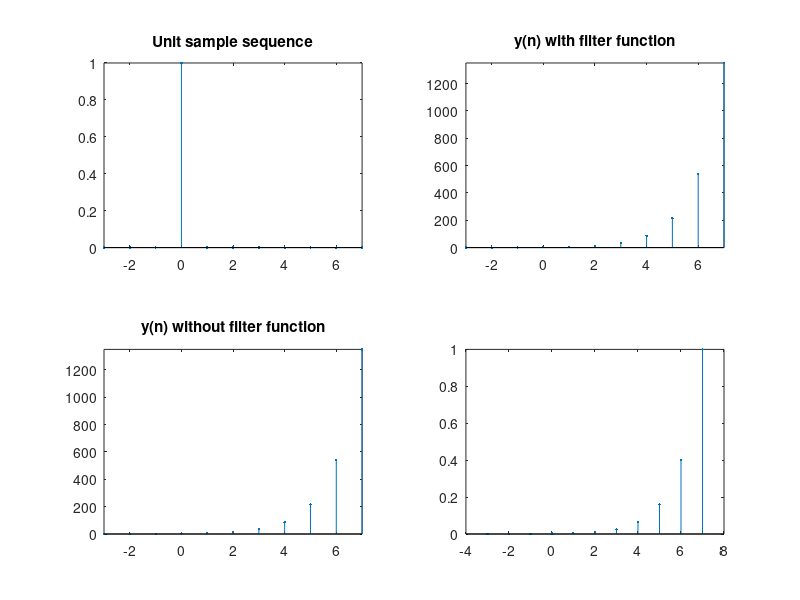

Here is the MATLAB script that generated this plot:
clc; #... Clear command line
clear all; #... Clear variables
close all; #... Clear figures

#... Generating a unit impulse signal
n = -3:1:7; #... n = [-3 ... -1 0 1 ... 7]
x = zeros(1,length(n)); #... x = [0 0 0 ... 0 0 0]
index = find(n == 0); #... Index where n=0
x(index) = 1; #... x = [... 0 1 0 ...]
subplot(2,2,1);
stem(n,x,".");
title("Unit sample sequence");
axis tight;

#... With filter function
b = [5 0 -4 1]; #... Coefficients of x
a = [2 -5] #... Coefficients of y
#... 2*y(n)-5*y(n-1) = 5*x(n)-4*x(n-2)+1*x(n-3)
y = filter(b,a,x);
subplot(2,2,2);
stem(n,y,".");
title("y(n) with filter function");
axis tight;

#... Without filter function
yPrime = zeros(1,length(n));
for i = 1:length(n)
  if(n(i)>=0)
    yPrime(i) = 5*yPrime(i-1)+5*x(i)-4*x(i-2)+x(i-3);
    yPrime(i) = abs(yPrime(i)/2);
  endif
endfor
subplot(2,2,3);
stem(n,yPrime,".");
title("y(n) without filter function");
axis tight;

#... Normalization
maxValue = max(yPrime);
yNorm = yPrime/maxValue;
subplot(2,2,4);
stem(n,yNorm,".")
